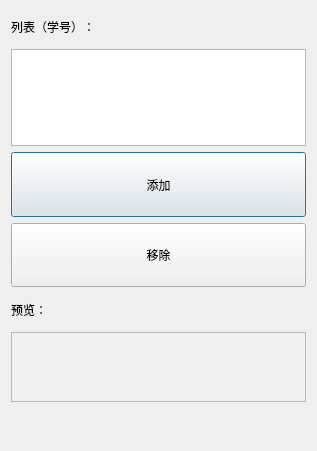
<?xml version="1.0" encoding="UTF-8"?>
<ui version="4.0">
 <class>EditMealStuDialog</class>
 <widget class="QDialog" name="EditMealStuDialog">
  <property name="geometry">
   <rect>
    <x>0</x>
    <y>0</y>
    <width>317</width>
    <height>451</height>
   </rect>
  </property>
  <property name="windowTitle">
   <string>Dialog</string>
  </property>
  <layout class="QVBoxLayout" name="verticalLayout_3" stretch="1,3,2,2,1,0,1">
   <item>
    <widget class="QLabel" name="label">
     <property name="text">
      <string>列表（学号）：</string>
     </property>
    </widget>
   </item>
   <item>
    <widget class="QListWidget" name="listWidget">
     <property name="sizePolicy">
      <sizepolicy hsizetype="Expanding" vsizetype="Preferred">
       <horstretch>0</horstretch>
       <verstretch>0</verstretch>
      </sizepolicy>
     </property>
     <property name="flow">
      <enum>QListView::LeftToRight</enum>
     </property>
    </widget>
   </item>
   <item>
    <widget class="QPushButton" name="btnAdd">
     <property name="sizePolicy">
      <sizepolicy hsizetype="Preferred" vsizetype="Preferred">
       <horstretch>0</horstretch>
       <verstretch>0</verstretch>
      </sizepolicy>
     </property>
     <property name="text">
      <string>添加</string>
     </property>
    </widget>
   </item>
   <item>
    <widget class="QPushButton" name="btnRemove">
     <property name="sizePolicy">
      <sizepolicy hsizetype="Preferred" vsizetype="Preferred">
       <horstretch>0</horstretch>
       <verstretch>0</verstretch>
      </sizepolicy>
     </property>
     <property name="text">
      <string>移除</string>
     </property>
    </widget>
   </item>
   <item>
    <widget class="QLabel" name="label_2">
     <property name="text">
      <string>预览：</string>
     </property>
    </widget>
   </item>
   <item>
    <widget class="QScrollArea" name="scrollArea">
     <property name="widgetResizable">
      <bool>true</bool>
     </property>
     <widget class="QWidget" name="scrollAreaWidgetContents">
      <property name="geometry">
       <rect>
        <x>0</x>
        <y>0</y>
        <width>289</width>
        <height>105</height>
       </rect>
      </property>
      <layout class="QVBoxLayout" name="verticalLayout">
       <property name="leftMargin">
        <number>0</number>
       </property>
       <property name="topMargin">
        <number>0</number>
       </property>
       <property name="rightMargin">
        <number>0</number>
       </property>
       <property name="bottomMargin">
        <number>0</number>
       </property>
       <item>
        <widget class="QLabel" name="labelPreview">
         <property name="sizePolicy">
          <sizepolicy hsizetype="MinimumExpanding" vsizetype="Preferred">
           <horstretch>0</horstretch>
           <verstretch>0</verstretch>
          </sizepolicy>
         </property>
         <property name="text">
          <string/>
         </property>
         <property name="alignment">
          <set>Qt::AlignLeading|Qt::AlignLeft|Qt::AlignTop</set>
         </property>
         <property name="wordWrap">
          <bool>true</bool>
         </property>
        </widget>
       </item>
      </layout>
     </widget>
    </widget>
   </item>
   <item>
    <widget class="QDialogButtonBox" name="buttonBox">
     <property name="sizePolicy">
      <sizepolicy hsizetype="Expanding" vsizetype="Preferred">
       <horstretch>0</horstretch>
       <verstretch>0</verstretch>
      </sizepolicy>
     </property>
     <property name="orientation">
      <enum>Qt::Horizontal</enum>
     </property>
     <property name="standardButtons">
      <set>QDialogButtonBox::NoButton</set>
     </property>
    </widget>
   </item>
  </layout>
 </widget>
 <resources/>
 <connections>
  <connection>
   <sender>buttonBox</sender>
   <signal>rejected()</signal>
   <receiver>EditMealStuDialog</receiver>
   <slot>reject()</slot>
   <hints>
    <hint type="sourcelabel">
     <x>299</x>
     <y>424</y>
    </hint>
    <hint type="destinationlabel">
     <x>286</x>
     <y>274</y>
    </hint>
   </hints>
  </connection>
  <connection>
   <sender>btnAdd</sender>
   <signal>clicked()</signal>
   <receiver>EditMealStuDialog</receiver>
   <slot>addMealStu()</slot>
   <hints>
    <hint type="sourcelabel">
     <x>213</x>
     <y>181</y>
    </hint>
    <hint type="destinationlabel">
     <x>1018</x>
     <y>232</y>
    </hint>
   </hints>
  </connection>
  <connection>
   <sender>btnRemove</sender>
   <signal>clicked()</signal>
   <receiver>EditMealStuDialog</receiver>
   <slot>removeMealStu()</slot>
   <hints>
    <hint type="sourcelabel">
     <x>160</x>
     <y>235</y>
    </hint>
    <hint type="destinationlabel">
     <x>712</x>
     <y>260</y>
    </hint>
   </hints>
  </connection>
  <connection>
   <sender>buttonBox</sender>
   <signal>accepted()</signal>
   <receiver>EditMealStuDialog</receiver>
   <slot>accept()</slot>
   <hints>
    <hint type="sourcelabel">
     <x>158</x>
     <y>426</y>
    </hint>
    <hint type="destinationlabel">
     <x>158</x>
     <y>225</y>
    </hint>
   </hints>
  </connection>
 </connections>
 <slots>
  <slot>addMealStu()</slot>
  <slot>removeMealStu()</slot>
 </slots>
</ui>
